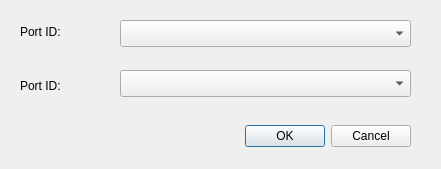
<?xml version="1.0" encoding="UTF-8"?>
<ui version="4.0">
 <class>Dialog</class>
 <widget class="QDialog" name="Dialog">
  <property name="geometry">
   <rect>
    <x>0</x>
    <y>0</y>
    <width>441</width>
    <height>169</height>
   </rect>
  </property>
  <property name="windowTitle">
   <string>Swap Ports</string>
  </property>
  <widget class="QDialogButtonBox" name="buttonBox">
   <property name="geometry">
    <rect>
     <x>230</x>
     <y>120</y>
     <width>181</width>
     <height>32</height>
    </rect>
   </property>
   <property name="orientation">
    <enum>Qt::Horizontal</enum>
   </property>
   <property name="standardButtons">
    <set>QDialogButtonBox::Cancel|QDialogButtonBox::Ok</set>
   </property>
  </widget>
  <widget class="QLabel" name="label">
   <property name="geometry">
    <rect>
     <x>20</x>
     <y>16</y>
     <width>91</width>
     <height>31</height>
    </rect>
   </property>
   <property name="text">
    <string>Port ID:</string>
   </property>
  </widget>
  <widget class="QLabel" name="label_2">
   <property name="geometry">
    <rect>
     <x>20</x>
     <y>70</y>
     <width>91</width>
     <height>31</height>
    </rect>
   </property>
   <property name="text">
    <string>Port ID:</string>
   </property>
  </widget>
  <widget class="QComboBox" name="comboBox">
   <property name="geometry">
    <rect>
     <x>120</x>
     <y>70</y>
     <width>291</width>
     <height>27</height>
    </rect>
   </property>
  </widget>
  <widget class="QComboBox" name="comboBox_2">
   <property name="geometry">
    <rect>
     <x>120</x>
     <y>20</y>
     <width>291</width>
     <height>27</height>
    </rect>
   </property>
  </widget>
 </widget>
 <resources/>
 <connections>
  <connection>
   <sender>buttonBox</sender>
   <signal>accepted()</signal>
   <receiver>Dialog</receiver>
   <slot>accept()</slot>
   <hints>
    <hint type="sourcelabel">
     <x>248</x>
     <y>254</y>
    </hint>
    <hint type="destinationlabel">
     <x>157</x>
     <y>274</y>
    </hint>
   </hints>
  </connection>
  <connection>
   <sender>buttonBox</sender>
   <signal>rejected()</signal>
   <receiver>Dialog</receiver>
   <slot>reject()</slot>
   <hints>
    <hint type="sourcelabel">
     <x>316</x>
     <y>260</y>
    </hint>
    <hint type="destinationlabel">
     <x>286</x>
     <y>274</y>
    </hint>
   </hints>
  </connection>
 </connections>
</ui>
